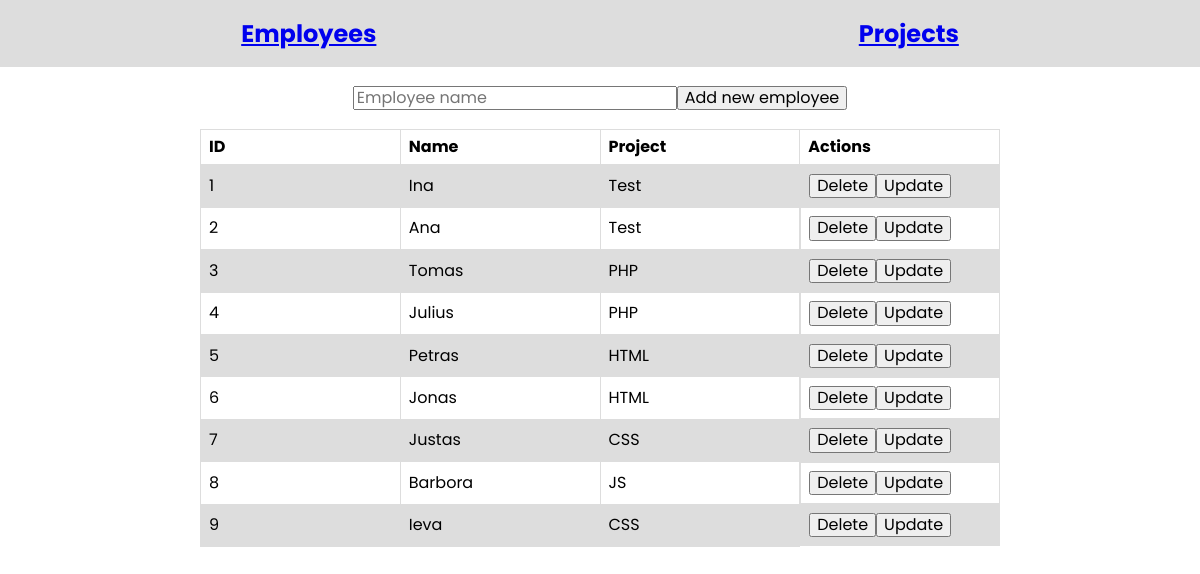
Screenshot of /?path=Employees with the database file from the repository.
### tables this page shows
CREATE TABLE `employees` (
  `id` int(11) NOT NULL AUTO_INCREMENT,
  `name` varchar(45) DEFAULT NULL,
  `project_id` int(11) DEFAULT NULL,
  PRIMARY KEY (`id`),
  KEY `employees_ibfk_1` (`project_id`),
  CONSTRAINT `employees_ibfk_1` FOREIGN KEY (`project_id`) REFERENCES `projects` (`project_id`) ON DELETE SET NULL ON UPDATE CASCADE
);

CREATE TABLE `projects` (
  `project_id` int(11) NOT NULL AUTO_INCREMENT,
  `project_name` varchar(45) DEFAULT NULL,
  PRIMARY KEY (`project_id`)
);

### index.php (the view, shortened to what this page needs)
<!DOCTYPE html>
<html lang="en">
<head>
    <link rel="stylesheet" type="text/css" media="all" href="./css/normalize.css">
    <link rel="stylesheet" href="./css/style.css">
</head>
<body>
<header>
    <div class = "header_container">
        <h2><a href="./?path=Employees">Employees</a></h2>
        <h2><a href="./?path=Projects">Projects</a></h2>
    </div>
</header>
<br>
<?php
    require_once "connection.php";
    $path = $_GET['path'];
    if($path == 'Employees') {
       ?>
        <form action="" method="POST" class="addForm">
        <input type="text" name="firstname" id="firstname" placeholder="Employee name" Required>
        <input type="submit" name="submit" value="Add new employee">
        </form><br>
        <?php
        $sql = "SELECT id, name, project_name FROM employees
                LEFT JOIN projects ON employees.project_id = projects.project_id
                ORDER BY id";
        $result = mysqli_query($conn, $sql);
        if (mysqli_num_rows($result) > 0) {
            echo "<table class='tables'><tr><th>ID</th><th>Name</th><th>Project</th><th>Actions</th></tr>";
            while($row = mysqli_fetch_assoc($result)) {
            echo '<tr><td>' . $row['id'] . '</td>
                    <td>' . $row['name'] . '</td>
                    <td>' . $row['project_name'] . '</td>
                    <td class="actions">' . '<a href="?action=deleteEmployee&id=' . $row['id'] . '"><button>Delete</button></a>';
                ?>
                <form action='employeeUpdate.php?name="<?php echo $row['id']; ?>"' method="get">
                <input type="submit" name="submit" value="Update">
                </form>
            <?php
            }
        } else echo "No results";
    } else if ($path == 'Projects') {
        ?>
        <form action="" method="POST" class="addForm">
        <input type="text" name="projectname" id="projectname" placeholder="Project name" Required>
        <input type="submit" name="submit" value="Add new project">
        </form><br>
        <?php
        $sql = "SELECT group_concat(employees.name SEPARATOR ', ') AS 'Employees', projects.project_name, projects.project_id
                FROM projects
                LEFT JOIN employees ON employees.project_id = projects.project_id
                GROUP BY project_id";
        $result = mysqli_query($conn, $sql);
        if (mysqli_num_rows($result) > 0) {
            echo "<table class='tables'><tr><th>ID</th><th>Project</th><th>Employees</th><th>Actions</th></tr>";
            while($row = mysqli_fetch_assoc($result)) {
               echo '<tr><td>' . $row['project_id'] . '</td>
                    <td>' . $row['project_name'] . '</td>
                    <td>' . $row['Employees'] . '</td>
                    <td>' . '<div class="actions"><a href="?action=deleteProject&id=' . $row['project_id'] . '"><button>Delete</button></a>';
                ?>
                    <form action='projectUpdate.php?name="<?php echo $row['id']; ?>"' method="GET">
                        <input type="hidden" name="project_id" value="<?php echo $row['project_id']; ?>">
                        <input type="submit" name="submit" value="Update">
                    </form></div></td></tr>
                <?php
            }
        } else echo "No results";
        mysqli_close($conn);
    }
    ?>
</table>
</body>
</html>

### css/style.css (style rules this page uses)
* { box-sizing: border-box; font-family: "Poppins", sans-serif; }
table { font-family: arial, sans-serif; border-collapse: collapse; width: 100%; }
td, th { border: 1px solid #dddddd; text-align: left; padding: 8px; }
.actions { display: flex; }
tr:nth-child(even) { background-color: #dddddd; }
.header_container { display: flex; background-color: #dddddd; margin: 0 auto; align-items: center; justify-content: space-around; }
.addForm { margin: 0 auto; justify-content: center; display: flex; }
.tables { width: 800px; margin: 0 auto; table-layout: fixed; }

### rows the page displays
employees: id "1", name "Ina", project.project_name "Test"
employees: id "2", name "Ana", project.project_name "Test"
employees: id "3", name "Tomas", project.project_name "PHP"
employees: id "4", name "Julius", project.project_name "PHP"
employees: id "5", name "Petras", project.project_name "HTML"
employees: id "6", name "Jonas", project.project_name "HTML"
employees: id "7", name "Justas", project.project_name "CSS"
employees: id "8", name "Barbora", project.project_name "JS"
employees: id "9", name "Ieva", project.project_name "CSS"
